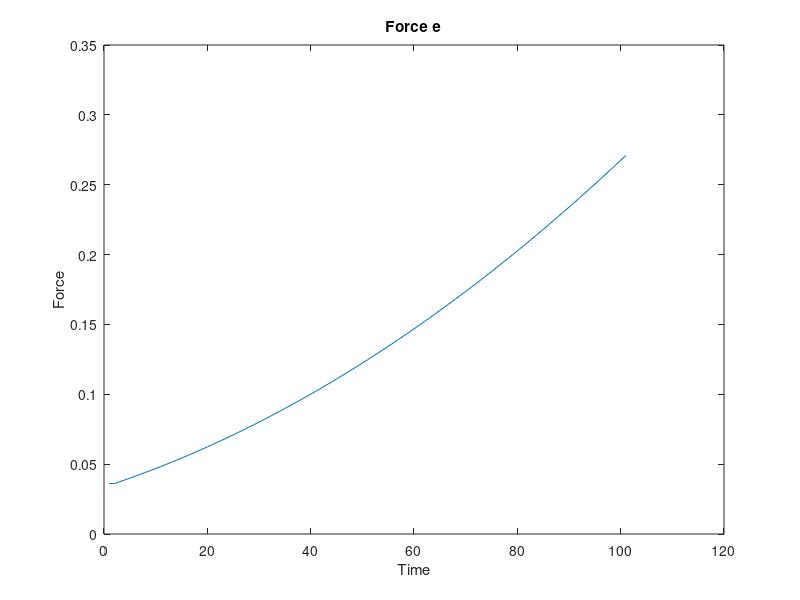
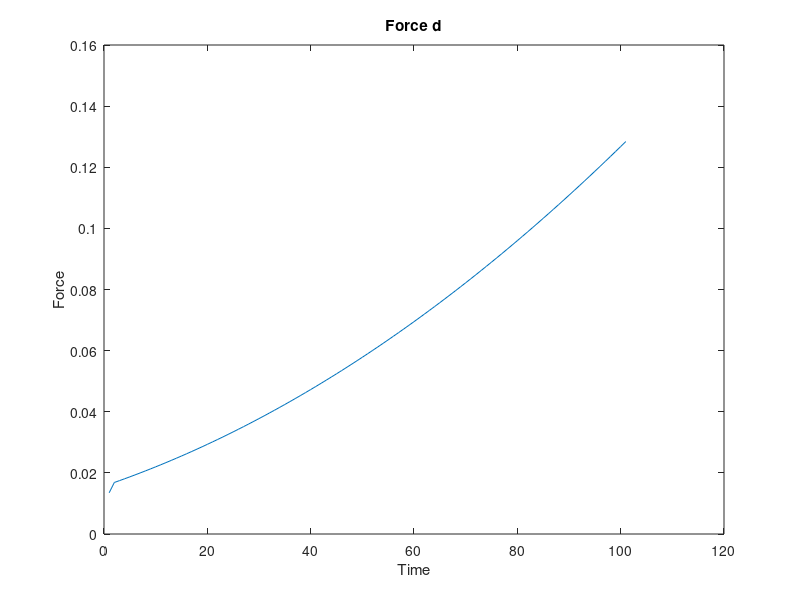
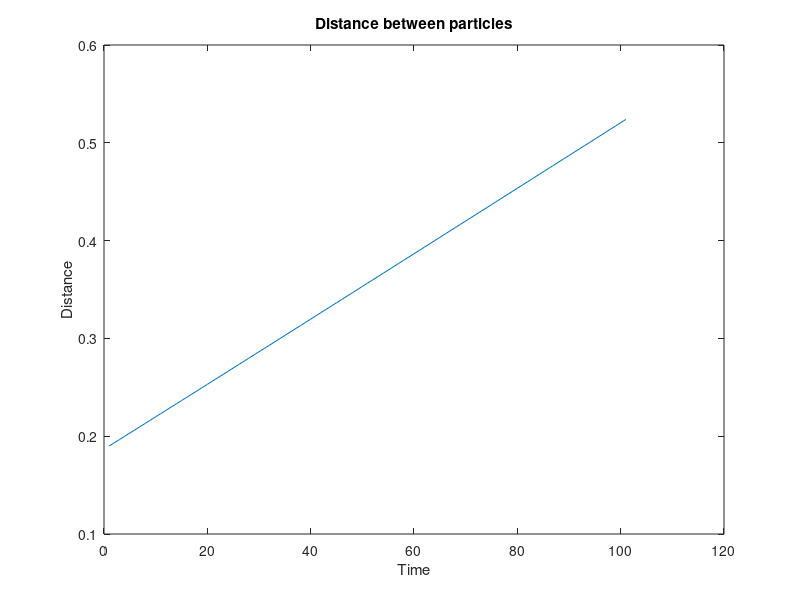
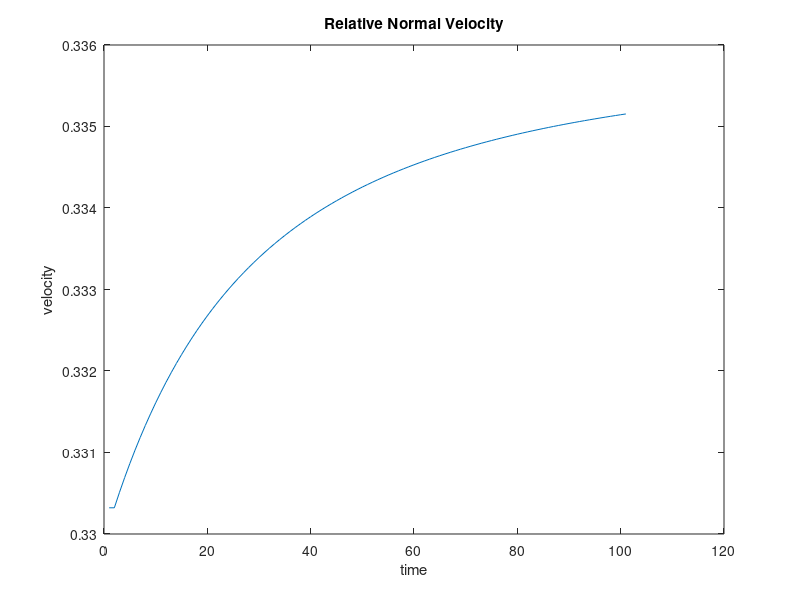

These charts were generated, in order, by the following MATLAB code: (Note: this script raises an error after producing the figures.)
clear; close all;
n_particles = 2;
t_max = 10;
dt = 0.01;
t_durn = 0:dt:1;

% params
R = 0.1;
m = 1;

m = 1;
k=1;
damping_frac = 0.8;

ord = 2;
ord1=2;
% initial vals
x = zeros(n_particles,length(t_durn));
y = zeros(n_particles,length(t_durn));

vx = zeros(n_particles,length(t_durn));
vy = zeros(n_particles,length(t_durn));
vrn_vec = zeros(1,length(t_durn));


force_e_x = zeros(1,length(t_durn));
force_e_y = zeros(1,length(t_durn));

force_d_x = zeros(1,length(t_durn));
force_d_y = zeros(1,length(t_durn));

force_total_x = zeros(1, length(t_durn));
force_total_y = zeros(1, length(t_durn));
% intialise
x(1,1) = rand;
y(1,1) = rand;

target_distance = 0.95 * 2 * R;
theta = 2 * pi * rand();

x(2,1) = x(1,1) + target_distance * cos(theta);
y(2,1) = y(1,1) + target_distance * sin(theta);


while x(2,1) < 0 || x(2,1) > 1 || y(2,1) < 0 || y(2,1) > 1
    theta = 2 * pi * rand();
    x(2,1) = x(1,1) + target_distance * cos(theta);
    y(2,1) = y(1,1) + target_distance * sin(theta);
end

vx(1,1) = rand;
vx(2,1) = rand;

vy(1,1) = rand;
vy(2,1) = rand;

% diff_coef = 3.832e-29;
% atomic_vol = 1.18e-29;
diff_coef = 3.832e-19;
atomic_vol = 1.18e-1;
surface_energy = 1.72;
dihedral_angle = 146*(pi/180); % radians
density = 8920;
kT = 1.38e-23*1e3;

a = zeros(1,length(t_durn));
    t=2;

    a(t-1) = 0.7*rand;
    d = sqrt( (x(1,t-1) - x(2,t-1))^2  +  (y(1,t-1) - y(2,t-1))^2 );
    force_e = k*(d^ord);
    dx = ( x(1,t-1) - x(2,t-1) );
    dy = ( y(1,t-1) - y(2,t-1) );
     force_e_x(t-1) = force_e*(abs(dx)/d);
    force_e_y(t-1) = force_e*(abs(dy)/d);

    v1x = vx(1,t-1);
    v1y = vy(1,t-1);

    v2x = vx(2,t-1);
    v2y = vy(2,t-1);

    unit_vec = [-dx, -dy]./d;
    v1n = v1x*(unit_vec(1)) + v1y*(unit_vec(2));
    v2n = v2x*(unit_vec(1)) + v2y*((unit_vec(2)));
    vrn = -v1n + v2n;
    vrn_vec(t-1) = vrn;
    force_d = damping_frac*(d^ord1)*sqrt(2*m*k)*vrn;
    force_d_x(t-1) = force_d*(abs(dx)/d);
    force_d_y(t-1) = force_d*(abs(dy)/d);

param_range = linspace(0.1,1,10);
all_force_diff_param = [];

for param=param_range
        damping_frac =  param;
        for t=2:length(t_durn)
            d = sqrt( (x(1,t-1) - x(2,t-1))^2  +  (y(1,t-1) - y(2,t-1))^2 );
            force_e = k*(d^ord);
            dx = ( x(1,t-1) - x(2,t-1) );
            dy = ( y(1,t-1) - y(2,t-1) );
            force_e_x(t) = force_e*(abs(dx)/d);
            force_e_y(t) = force_e*(abs(dy)/d);
            
            
            v1x = vx(1,t-1);
            v1y = vy(1,t-1);
            
            v2x = vx(2,t-1);
            v2y = vy(2,t-1);
            
            unit_vec = [-dx, -dy]./d;
            v1n = v1x*unit_vec(1) + v1y*unit_vec(2);
            v2n = v2x*unit_vec(1) + v2y*unit_vec(2);
            vrn = -v1n + v2n;
            vrn_vec(t) = vrn;
            force_d = damping_frac*(d^ord1)*sqrt(2*m*k)*vrn;
            force_d_x(t) = force_d*(abs(dx)/d);
            force_d_y(t) = force_d*(abs(dy)/d);
            
            force_total_x(t) = force_e_x(t) + force_d_x(t);
            force_total_y(t) = force_e_y(t) + force_d_y(t);

            for n=1:n_particles
                vx(n,t) =  vx(n,t-1)+ (  (force_e_x(t) + force_d_x(t))/m   )*dt;
                vy(n,t) =  vy(n,t-1) + (  (force_e_y(t) + force_d_y(t))/m   )*dt;
            end
            
            for n=1:n_particles
                x(n,t) = x(n,t-1) + vx(n,t)*dt;
                y(n,t) = y(n,t-1) + vy(n,t)*dt;
            end
            a(t) = sqrt(a(t-1)^2 -  2*R*vrn*dt);
        end
        all_force_diff_param = [all_force_diff_param; sqrt( (force_total_x).^2 + (force_total_y).^2  )];
end % param range


%%
figure
    plot(sqrt(force_e_x.^2 + force_e_y.^2))
    title('Force e')
    xlabel('Time')
    ylabel('Force')


figure
     plot(sqrt(force_d_x.^2 + force_d_y.^2))
    title('Force d')
    xlabel('Time')
    ylabel('Force')

  %%
  figure
    plot( sqrt( (x(1,:)-x(2,:)).^2 + (y(1,:)-y(2,:)).^2 ) )
    title('Distance between particles')
    xlabel('Time')
    ylabel('Distance')
    %%
    figure
        plot(vrn_vec)
        title('Relative Normal Velocity')
        xlabel('time')
        ylabel('velocity')

        %%
        figure
            plot(all_force_diff_param)
            title('all force')
  %%
  figure
    imagesc(all_force_diff_param)
    colorbar
    ylabel('Parameter Range');
yLabels = round(param_range,2);

% Update the Y-axis ticks and labels
ax = gca;
ax.YTick = 1:numel(yLabels);
ax.YTickLabel = yLabels;
xlabel('Time')
title('For different values of damping fraction')
